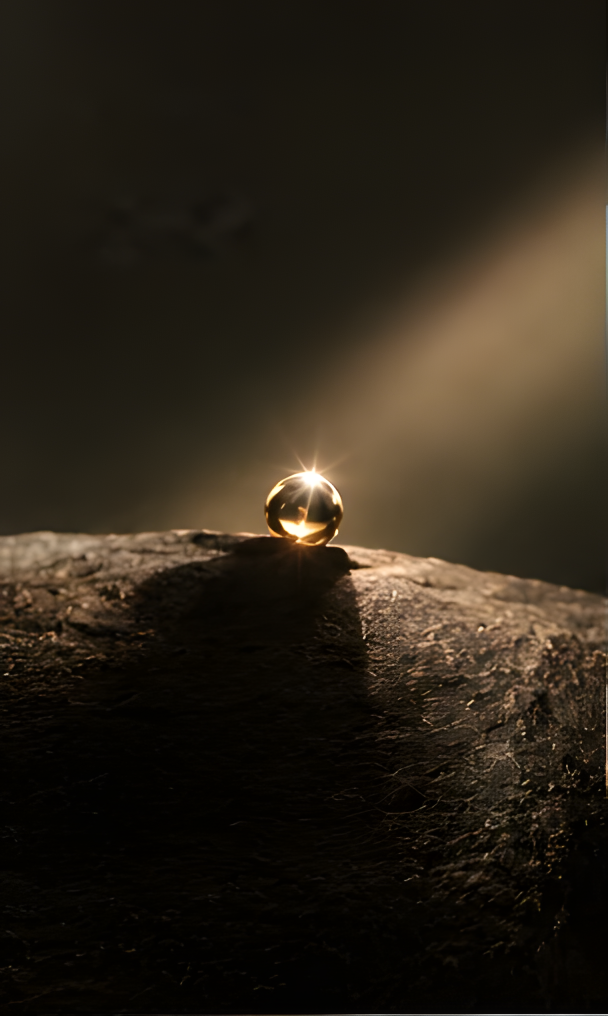
#> input picture assets/storyboard/x4/scene-01.png, 1216 x 2032 px (shown at 1/2 size)
$ python build_assets.py
#> lines starting #> are read from the running program, lines starting #| are printed output that depends on the picture
"""Prepare the assets for the cinematic scroll prototype (chapters 1-3).

Reads untouched sources and writes prototype-only copies into prototypes/cinematic-scroll/img/:
  origin.webp      from assets/storyboard/x4/scene-01.png (storyboard panel 01, AI-upscaled)
  veins.webp       from assets/cinema-src/awakening-veins.png (2048 px original; read only, never changed)
  foundation.webp  from assets/storyboard/x4/scene-04.png
  panel-NN.webp    from assets/storyboard/x4/scene-NN.png for 03, 05-10 (chapters 4-7)
(img/wordmark-ivory.png and img/calix-primary-reversed.png are copies of the real logo files.)
and traces the real gold veins of awakening-veins into vein paths (veins.json): the light pulses in
chapter 2 run along these paths, so they sit on the veins in the photograph.

Usage: python prototypes/cinematic-scroll/build_assets.py
Requires Pillow, numpy and opencv-python.
"""
import hashlib
import json
from collections import deque
from pathlib import Path

import cv2
import numpy as np
from PIL import Image

ROOT = Path(__file__).resolve().parents[2]
HERE = Path(__file__).resolve().parent
IMG = HERE / "img"
VEINS_SRC = ROOT / "assets/cinema-src/awakening-veins.png"
VEINS_SHA = "e9a790c3c81dfcdd8a8a7f53a58f7c976b2b51e2d145b2f3018e0a4b9cbe3121"
WORK = 1024  # tracing resolution


def sha(p: Path) -> str:
    return hashlib.sha256(p.read_bytes()).hexdigest()


def copy_webp(src: Path, out: Path, q: int = 88):
#> called with q = 88
    Image.open(src).convert("RGB").save(out, "WEBP", quality=q, method=6)
    w, h = Image.open(out).size
#> w = 1216; h = 2032
    print(f"{out.name}: {w}x{h}, {out.stat().st_size // 1024} KB")
#| origin.webp: 1216x2032, 81 KB


# [101 lines left out: functions thin, trace_veins, not called in this run]


def main():
    IMG.mkdir(exist_ok=True)
    copy_webp(ROOT / "assets/storyboard/x4/scene-01.png", IMG / "origin.webp")
    copy_webp(VEINS_SRC, IMG / "veins.webp", 86)
#> call 2 of copy_webp, with q = 86
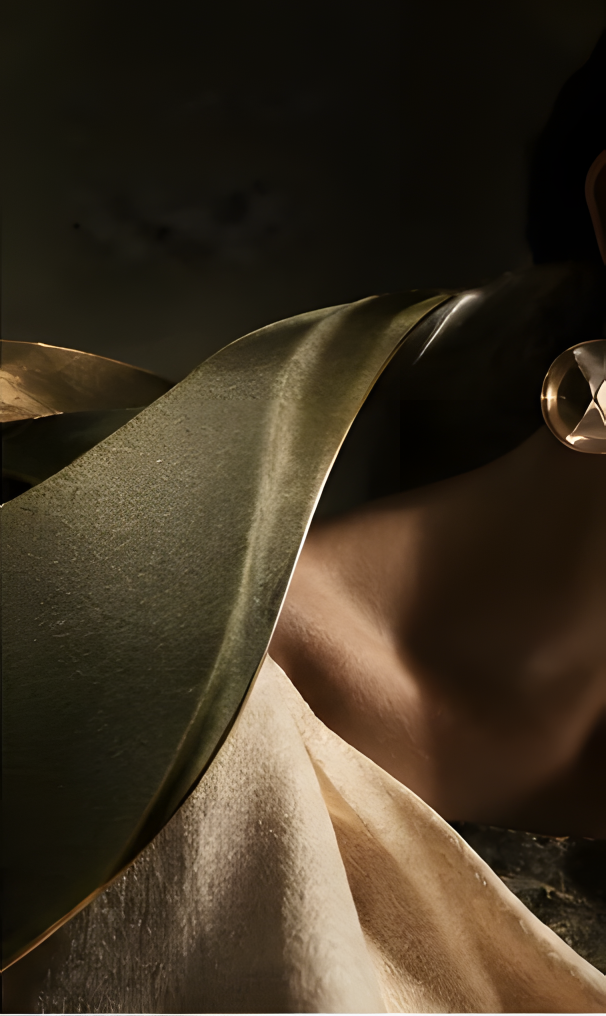
#> input picture assets/storyboard/x4/scene-05.png, 1212 x 2032 px, given in place of awakening-veins.png, which was not available (shown at 1/2 size)
#> in copy_webp (call 2), `w, h = Image.open(out).size`: w = 1212
#| veins.webp: 1212x2032, 690 KB
    copy_webp(ROOT / "assets/storyboard/x4/scene-04.png", IMG / "foundation.webp")
#> call 3 of copy_webp, with q = 88
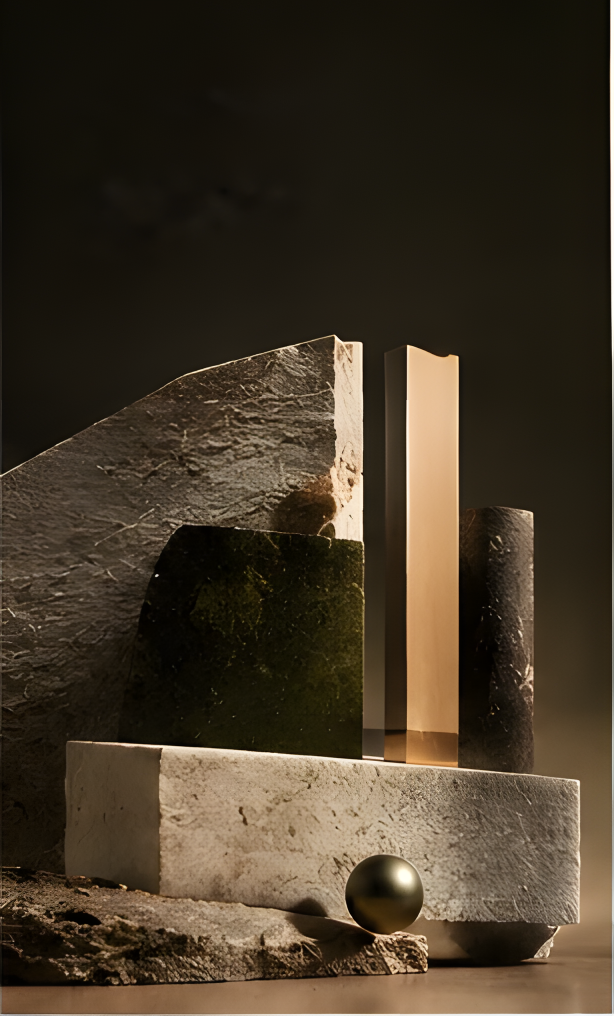
#> input picture assets/storyboard/x4/scene-04.png, 1228 x 2032 px (shown at 1/2 size)
#> in copy_webp (call 3), `w, h = Image.open(out).size`: w = 1228
#| foundation.webp: 1228x2032, 179 KB
    # Chapters 4-7: services windows (panels 06, 07, 08, 09, 03), work backdrop (05), ecosystem (10).
    for n in ("03", "05", "06", "07", "08", "09", "10"):
        copy_webp(ROOT / f"assets/storyboard/x4/scene-{n}.png", IMG / f"panel-{n}.webp", 84)
#> call 4 of copy_webp, with q = 84
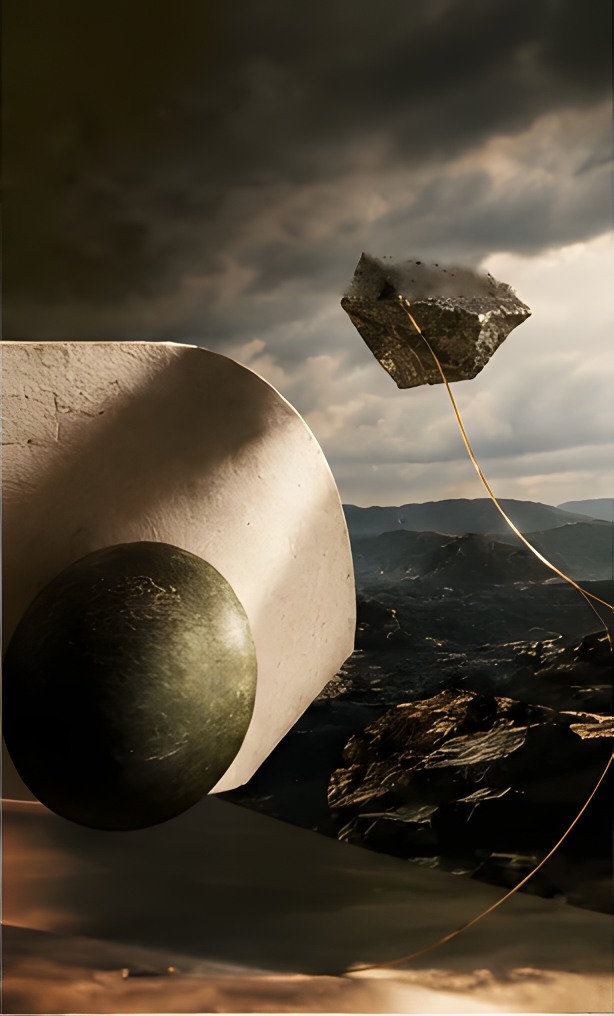
#> input picture assets/storyboard/x4/scene-03.png, 1228 x 2032 px (shown at 1/2 size)
    trace_veins()
    print("awakening-veins source unchanged:", sha(VEINS_SRC) == VEINS_SHA)


if __name__ == "__main__":
#> (the run stopped early here; a loop or call above may not have finished)
